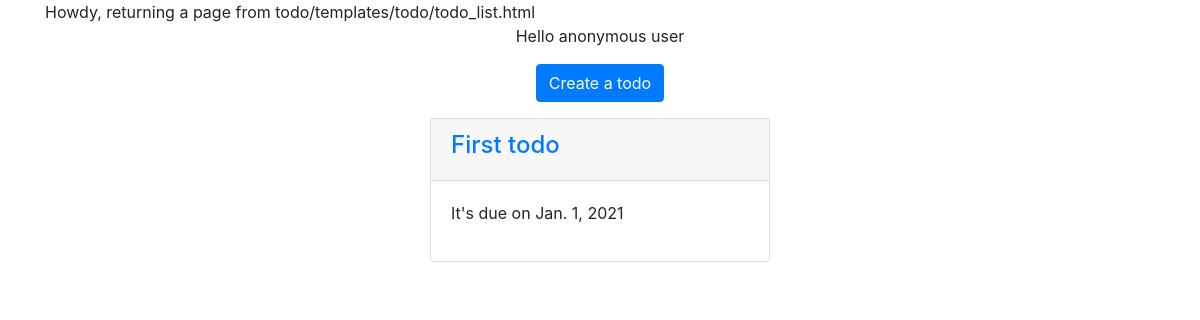
The app's page /, older data.
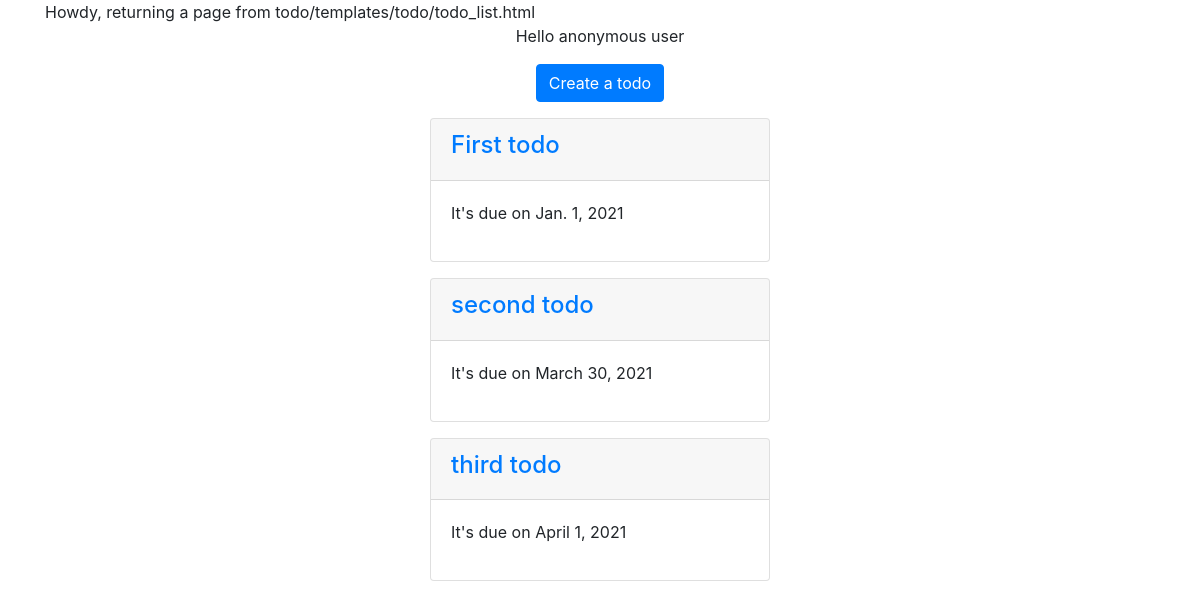
The same page, newer data.
### todo/models.py (models this page shows, shortened)
class Todo(models.Model):
    name = models.CharField(max_length=100)
    due_date = models.DateField()

### todo/views.py (the view)
# urls.py: path('', todo_list),
def todo_list(request):
    todos = Todo.objects.all()
    context = {
        "todo_list": todos
    }
    return render(request, "todo/todo_list.html", context)

### todo/templates/todo/todo_list.html
{% extends "base.html" %}
{% block content %}
    Howdy, returning a page from todo/templates/todo/todo_list.html
    <div class="text-center">
        <p>
            {% if request.user.is_authenticated %}
                Hello known user
            {% else %}
                Hello anonymous user
            {% endif %}
        </p>
        <p>
            <a class="btn btn-primary" href="/create">Create a todo</a>
        </p>
    </div>
    <div class="col-4 offset-4">
    {% for todo in todo_list %}
        <div class="card mt-3">
            <div class="card-header">
                <a href="/{{ todo.id }}"><h4>{{ todo.name }}</h4></a>
            </div>
            <div class="card-body">
                <p>It's due on {{ todo.due_date }}</p>
            </div>
        </div>
    {% endfor %}
    </div>
{% endblock %}

Row changes from the older to the newer data that the page shows:
added Todo: name "second todo", due_date "March 30, 2021"
added Todo: name "third todo", due_date "April 1, 2021"
